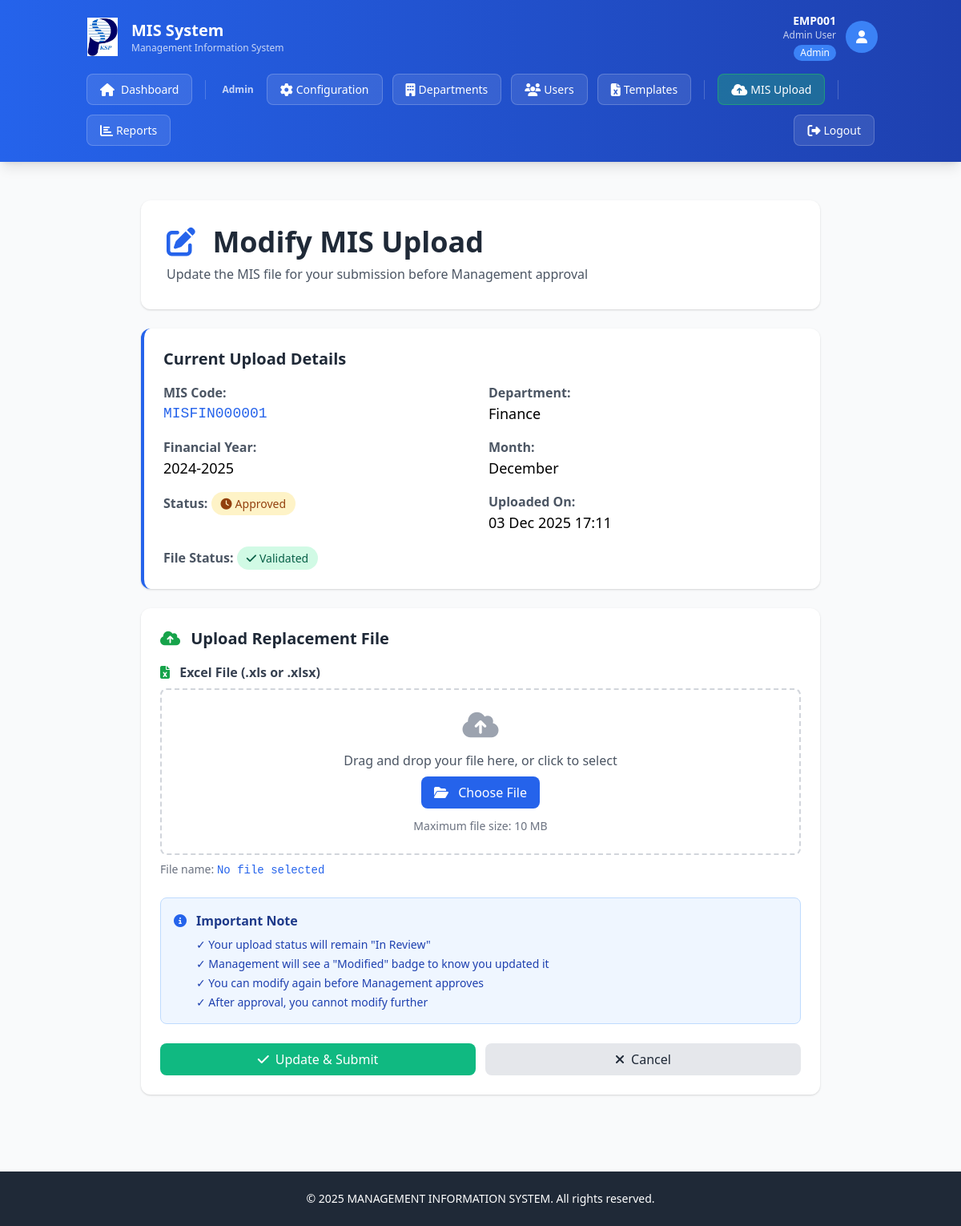
/edit-upload/1 (signed in), run on the app's committed database.
### app.py (models this page shows)
class User(db.Model):
    __tablename__ = 'users'
    UserID = db.Column(db.Integer, primary_key=True)
    EmpID = db.Column(db.String(20), unique=True, nullable=False, index=True)
    Username = db.Column(db.String(50), nullable=True)
    PasswordHash = db.Column(db.String(255), nullable=False)
    Email = db.Column(db.String(100), unique=True, nullable=False)
    DepartmentID = db.Column(db.Integer, db.ForeignKey('departments.DeptID'), nullable=False)
    RoleID = db.Column(db.Integer, db.ForeignKey('roles.RoleID'), nullable=False)
    IsActive = db.Column(db.Boolean, default=True)
    FailedLoginAttempts = db.Column(db.Integer, default=0)
    LastFailedLogin = db.Column(db.DateTime, nullable=True)
    AccountLockedUntil = db.Column(db.DateTime, nullable=True)
    PasswordLastChanged = db.Column(db.DateTime, default=lambda: datetime.now(IST))
    PasswordExpiryDate = db.Column(db.DateTime, default=lambda: datetime.now(IST) + timedelta(days=90))
    CreatedAt = db.Column(db.DateTime, default=lambda: datetime.now(IST))
    UpdatedAt = db.Column(db.DateTime, default=lambda: datetime.now(IST), onupdate=lambda: datetime.now(IST))
    uploads = db.relationship('MISUpload', foreign_keys='MISUpload.UploadedBy', backref='uploader', lazy=True)

class Role(db.Model):
    __tablename__ = 'roles'
    RoleID = db.Column(db.Integer, primary_key=True)
    RoleName = db.Column(db.String(50), unique=True, nullable=False)
    users = db.relationship('User', backref='role', lazy=True)

class MISUpload(db.Model):
    __tablename__ = 'mis_uploads'
    UploadID = db.Column(db.Integer, primary_key=True)
    UploadCode = db.Column(db.String(50), unique=True, nullable=True)
    DepartmentID = db.Column(db.Integer, db.ForeignKey('departments.DeptID'), nullable=False)
    MonthID = db.Column(db.Integer, nullable=False)
    FYID = db.Column(db.Integer, db.ForeignKey('financial_years.FYID'), nullable=False)
    UploadedBy = db.Column(db.Integer, db.ForeignKey('users.UserID'), nullable=False)
    UploadDate = db.Column(db.DateTime, default=lambda: datetime.now(IST))
    FilePath = db.Column(db.String(255), nullable=False)
    FileCheck = db.Column(db.String(50), default='Not Validated')
    Status = db.Column(db.String(50), default='In Review')
    IsModified = db.Column(db.Boolean, default=False)
    IsCancelled = db.Column(db.Boolean, default=False)
    SupervisorApproved = db.Column(db.Boolean, default=False)
    SupervisorApprovedBy = db.Column(db.Integer, db.ForeignKey('users.UserID'), nullable=True)
    SupervisorApprovedDate = db.Column(db.DateTime, nullable=True)

class Department(db.Model):
    __tablename__ = 'departments'
    DeptID = db.Column(db.Integer, primary_key=True)
    DeptName = db.Column(db.String(100), unique=True, nullable=False)
    ActiveFlag = db.Column(db.Boolean, default=True)
    users = db.relationship('User', backref='department', lazy=True)
    uploads = db.relationship('MISUpload', backref='department', lazy=True)
    templates = db.relationship('Template', backref='department', lazy=True)

class FinancialYear(db.Model):
    __tablename__ = 'financial_years'
    FYID = db.Column(db.Integer, primary_key=True)
    FYName = db.Column(db.String(50), unique=True, nullable=False)
    StartDate = db.Column(db.Date, nullable=False)
    EndDate = db.Column(db.Date, nullable=False)
    ActiveFlag = db.Column(db.Boolean, default=False)
    uploads = db.relationship('MISUpload', backref='financial_year', lazy=True)

### app.py (the view, shortened to what this page needs)
@app.route('/edit-upload/<int:upload_id>', methods=['GET', 'POST'])
@login_required
def edit_upload(upload_id):
    user = User.query.get(session['user_id'])
    if not user or not user.IsActive:
        session.clear()
        flash('Your session has expired. Please log in again.', 'error')
        return redirect(url_for('login'))
    upload = MISUpload.query.get_or_404(upload_id)
    if user.role.RoleName == 'Admin':
        pass  # Admin can edit any upload
    else:
        flash('You do not have permission to edit uploads.', 'error')
        return redirect(url_for('reports'))
    if request.method == 'GET':
        financial_years = FinancialYear.query.all()
        departments = Department.query.all() if user.role.RoleName == 'Admin' else Department.query.filter_by(DeptID=user.DepartmentID).all()
        return render_template('edit_upload.html',
                             current_user=user,
                             upload=upload,
                             departments=departments,
                             financial_years=financial_years)

### app.py (called while the page is built)
def login_required(f):
    from functools import wraps
    @wraps(f)
    def decorated_function(*args, **kwargs):
        if 'user_id' not in session:
            flash('Please log in to access this page.', 'error')
            return redirect(url_for('login'))
        return f(*args, **kwargs)
    return decorated_function

### templates/edit_upload.html (shortened to what this page needs)
{% extends 'base.html' %}
{% block content %}
<div class="max-w-4xl mx-auto p-6">
    <div class="card p-8 mb-6">
        <h1 class="text-4xl font-bold mb-2 text-gray-800">
            <i class="fas fa-edit text-blue-600 mr-3"></i> Modify MIS Upload
        </h1>
        <p class="text-gray-600">Update the MIS file for your submission before Management approval</p>
    </div>
    <div class="card p-6 mb-6 border-l-4 border-blue-600">
        <h2 class="text-xl font-bold mb-4 text-gray-800">Current Upload Details</h2>
        <div class="grid grid-cols-2 gap-4 mb-4">
            <div>
                <label class="text-gray-600 font-semibold">MIS Code:</label>
                <p class="text-lg text-blue-600 font-mono">{{ upload.UploadCode }}</p>
            </div>
            <div>
                <label class="text-gray-600 font-semibold">Department:</label>
                <p class="text-lg">{{ upload.department.DeptName }}</p>
            </div>
            <div>
                <label class="text-gray-600 font-semibold">Financial Year:</label>
                <p class="text-lg">{{ upload.financial_year.FYName }}</p>
            </div>
            <div>
                <label class="text-gray-600 font-semibold">Month:</label>
                <p class="text-lg">{{ ['', 'January', 'February', 'March', 'April', 'May', 'June', 'July', 'August', 'September', 'October', 'November', 'December'][upload.MonthID] }}</p>
            </div>
            <div>
                <label class="text-gray-600 font-semibold">Status:</label>
                <span class="badge badge-pending">
                    <i class="fas fa-clock mr-1"></i> {{ upload.Status }}
                </span>
            </div>
            <div>
                <label class="text-gray-600 font-semibold">Uploaded On:</label>
                <p class="text-lg">{{ upload.UploadDate.strftime('%d %b %Y %H:%M') }}</p>
            </div>
        </div>
        <div class="mt-4">
            <label class="text-gray-600 font-semibold">File Status:</label>
            <span class="badge badge-validated">
                <i class="fas fa-check mr-1"></i> {{ upload.FileCheck }}
            </span>
        </div>
    </div>
    <div class="card p-6">
        <h2 class="text-xl font-bold mb-4 text-gray-800">
            <i class="fas fa-cloud-upload-alt text-green-600 mr-2"></i> Upload Replacement File
        </h2>
        <form method="POST" enctype="multipart/form-data" class="space-y-6">
            <div class="form-group">
                <label for="file" class="block text-gray-700 font-semibold mb-2">
                    <i class="fas fa-file-excel text-green-600 mr-2"></i> Excel File (.xls or .xlsx)
                </label>
                <div class="border-2 border-dashed border-gray-300 rounded-lg p-6 text-center hover:border-blue-500 transition"
                     id="dropZone">
                    <i class="fas fa-cloud-upload-alt text-4xl text-gray-400 mb-3"></i>
                    <p class="text-gray-600 mb-2">Drag and drop your file here, or click to select</p>
                    <label for="file" class="btn btn-primary inline-block">
                        <i class="fas fa-folder-open mr-2"></i> Choose File
                    </label>
                    <p class="text-sm text-gray-500 mt-3">Maximum file size: 10 MB</p>
                </div>
                <p class="text-sm text-gray-500 mt-2">File name: <span id="fileName" class="font-mono text-blue-600">No file selected</span></p>
            </div>
            <div class="bg-blue-50 border border-blue-200 rounded-lg p-4">
                <div class="flex items-start">
                    <i class="fas fa-info-circle text-blue-600 mr-3 mt-1 flex-shrink-0"></i>
                    <div>
                        <h4 class="font-semibold text-blue-900 mb-2">Important Note</h4>
                        <ul class="text-sm text-blue-800 space-y-1">
                            <li>✓ Your upload status will remain "In Review"</li>
                            <li>✓ Management will see a "Modified" badge to know you updated it</li>
                            <li>✓ You can modify again before Management approves</li>
                            <li>✓ After approval, you cannot modify further</li>
                        </ul>
                    </div>
                </div>
            </div>
            <div class="flex gap-3">
                <button type="submit" class="btn btn-success flex-1">
                    <i class="fas fa-check mr-2"></i> Update & Submit
                </button>
                <a href="{{ url_for('my_uploads') }}" class="btn btn-secondary flex-1">
                    <i class="fas fa-times mr-2"></i> Cancel
                </a>
            </div>
        </form>
    </div>
</div>
{% endblock %}

### templates/base.html (shortened to what this page needs)
<!DOCTYPE html>
<html lang="en">
<head>
    <script src="https://cdn.tailwindcss.com"></script>
    <link rel="stylesheet" href="{{ url_for('static', filename='css/styles.css') }}">
    <link rel="stylesheet" href="https://cdnjs.cloudflare.com/ajax/libs/font-awesome/6.4.0/css/all.min.css">
</head>
<body class="bg-gray-50 min-h-screen">
    {% if 'user_id' in session %}
    <nav class="bg-gradient-to-r from-blue-600 to-blue-800 text-white shadow-lg">
        <div class="container mx-auto px-4 py-4">
            <div class="flex justify-between items-center mb-3">
                <div class="flex items-center gap-3">
                    <img src="{{ url_for('static', filename='logo.png') }}" alt="KSPL Logo" class="w-12 h-12 object-contain">
                    <div>
                        <h1 class="text-xl font-bold">MIS System</h1>
                        <p class="text-xs opacity-75">Management Information System</p>
                    </div>
                </div>
                <div class="flex items-center gap-3">
                    <div class="text-right hidden sm:block">
                        <p class="text-sm font-semibold">{{ current_user.EmpID }}</p>
                        {% if current_user.Username %}<p class="text-xs opacity-75">{{ current_user.Username }}</p>{% endif %}
                        <span class="inline-block mt-1 px-2 py-0.5 bg-blue-500 rounded-full text-xs font-medium">
                            {{ current_user.role.RoleName }}
                        </span>
                    </div>
                    <div class="w-10 h-10 bg-blue-500 rounded-full flex items-center justify-center">
                        <i class="fas fa-user text-white"></i>
                    </div>
                </div>
            </div>
            <div class="flex flex-wrap gap-1 items-center">
                <a href="{{ url_for('dashboard') }}" class="nav-link-modern">
                    <i class="fas fa-home mr-2"></i>Dashboard
                </a>
                {% if current_user.role.RoleName == 'Admin' %}
                <div class="flex flex-wrap gap-1 items-center">
                    <span class="px-2 py-1 text-xs font-semibold opacity-75">Admin</span>
                    <a href="{{ url_for('config_master') }}" class="nav-link-modern">
                        <i class="fas fa-cog mr-1"></i>Configuration
                    </a>
                    <a href="{{ url_for('department_management') }}" class="nav-link-modern">
                        <i class="fas fa-building mr-1"></i>Departments
                    </a>
                    <a href="{{ url_for('user_management') }}" class="nav-link-modern">
                        <i class="fas fa-users mr-1"></i>Users
                    </a>
                    <a href="{{ url_for('template_management') }}" class="nav-link-modern">
                        <i class="fas fa-file-excel mr-1"></i>Templates
                    </a>
                </div>
                {% endif %}
                {% if current_user.role.RoleName in ['Admin', 'HOD'] %}
                <a href="{{ url_for('mis_upload') }}" class="nav-link-modern nav-link-highlight">
                    <i class="fas fa-cloud-upload-alt mr-1"></i>MIS Upload
                </a>
                {% endif %}
                <a href="{{ url_for('reports') }}" class="nav-link-modern">
                    <i class="fas fa-chart-bar mr-1"></i>Reports
                </a>
                <div class="ml-auto flex items-center gap-1">
                    <a href="{{ url_for('logout') }}" class="nav-link-modern hover:bg-red-500">
                        <i class="fas fa-sign-out-alt mr-1"></i>Logout
                    </a>
                </div>
            </div>
        </div>
    </nav>
    {% endif %}
    <div class="container mx-auto px-4 py-6">
        {% block content %}{% endblock %}
    </div>
    <footer class="bg-gray-800 text-white mt-12 py-6">
        <div class="container mx-auto px-4 text-center">
            <p class="text-sm">&copy; 2025 MANAGEMENT INFORMATION SYSTEM. All rights reserved.</p>
        </div>
    </footer>
</body>
</html>

### static/css/styles.css (style rules this page uses)
:root { --primary: #2563eb; --primary-dark: #1e40af; --success: #10b981; --warning: #f59e0b; --danger: #ef4444; --info: #3b82f6; --gray-50: #f9fafb; --gray-100: #f3f4f6; --gray-200: #e5e7eb; --gray-300: #d1d5db; --gray-700: #374151; --gray-800: #1f2937; --gray-900: #111827; }
.card { background: white; border-radius: 0.75rem; box-shadow: 0 1px 3px 0 rgba(0, 0, 0, 0.1), 0 1px 2px 0 rgba(0, 0, 0, 0.06); transition: all 0.3s ease; }
.badge { display: inline-flex; align-items: center; padding: 0.25rem 0.75rem; border-radius: 9999px; font-size: 0.875rem; font-weight: 500; }
.badge-pending, .badge-in { background-color: #fef3c7; color: #92400e; }
.badge-validated { background-color: #d1fae5; color: #065f46; }
.btn { display: inline-flex; align-items: center; justify-content: center; padding: 0.5rem 1rem; border-radius: 0.5rem; font-weight: 500; transition: all 0.2s ease; cursor: pointer; border: none; }
.btn-primary { background-color: var(--primary); color: white; }
.btn-success { background-color: var(--success); color: white; }
.btn-secondary { background-color: var(--gray-200); color: var(--gray-800); }
.nav-link-modern { display: inline-flex; align-items: center; padding: 0.5rem 1rem; margin: 0.25rem; background-color: rgba(255, 255, 255, 0.1); color: white; border-radius: 0.5rem; font-size: 0.875rem; font-weight: 500; text-decoration: none; transition: all 0.3s ease; border: 1px solid rgba(255, 255, 255, 0.2); }
.nav-link-modern i { font-size: 1rem; }
.nav-link-highlight { background-color: rgba(34, 197, 94, 0.3); border-color: rgba(34, 197, 94, 0.5); }

### data on the page
User: EmpID "EMP001", Username "Admin User"
Role: role.RoleName "Admin"
MISUpload: UploadCode "MISFIN000001", MonthID "December", Status "Approved", UploadDate "03 Dec 2025 17:11", FileCheck "Validated"
Department: department.DeptName "Finance"
FinancialYear: financial_year.FYName "2024-2025"
